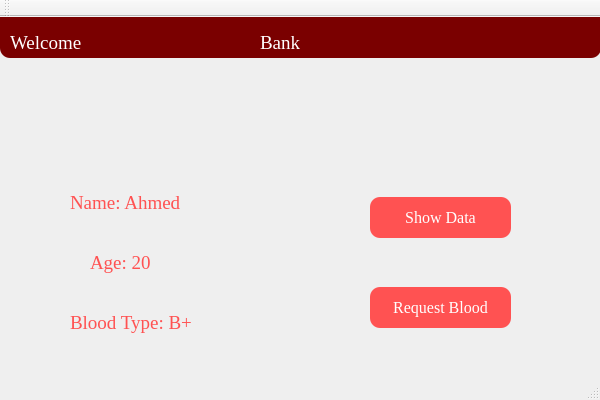
<?xml version="1.0" encoding="UTF-8"?>
<ui version="4.0">
 <class>recipientPageClass</class>
 <widget class="QMainWindow" name="recipientPageClass">
  <property name="geometry">
   <rect>
    <x>0</x>
    <y>0</y>
    <width>600</width>
    <height>400</height>
   </rect>
  </property>
  <property name="windowTitle">
   <string>recipientPage</string>
  </property>
  <widget class="QWidget" name="centralWidget">
   <widget class="QLabel" name="name">
    <property name="geometry">
     <rect>
      <x>70</x>
      <y>160</y>
      <width>121</width>
      <height>51</height>
     </rect>
    </property>
    <property name="font">
     <font>
      <family>Times New Roman</family>
      <pointsize>14</pointsize>
     </font>
    </property>
    <property name="styleSheet">
     <string notr="true">color:#FF5252</string>
    </property>
    <property name="text">
     <string>Name: Ahmed</string>
    </property>
   </widget>
   <widget class="QPushButton" name="requestBloodBtn">
    <property name="geometry">
     <rect>
      <x>370</x>
      <y>270</y>
      <width>141</width>
      <height>41</height>
     </rect>
    </property>
    <property name="palette">
     <palette>
      <active>
       <colorrole role="Button">
        <brush brushstyle="SolidPattern">
         <color alpha="255">
          <red>255</red>
          <green>82</green>
          <blue>82</blue>
         </color>
        </brush>
       </colorrole>
       <colorrole role="ButtonText">
        <brush brushstyle="SolidPattern">
         <color alpha="255">
          <red>255</red>
          <green>255</green>
          <blue>255</blue>
         </color>
        </brush>
       </colorrole>
       <colorrole role="Base">
        <brush brushstyle="SolidPattern">
         <color alpha="255">
          <red>255</red>
          <green>82</green>
          <blue>82</blue>
         </color>
        </brush>
       </colorrole>
       <colorrole role="Window">
        <brush brushstyle="SolidPattern">
         <color alpha="255">
          <red>255</red>
          <green>82</green>
          <blue>82</blue>
         </color>
        </brush>
       </colorrole>
      </active>
      <inactive>
       <colorrole role="Button">
        <brush brushstyle="SolidPattern">
         <color alpha="255">
          <red>255</red>
          <green>82</green>
          <blue>82</blue>
         </color>
        </brush>
       </colorrole>
       <colorrole role="ButtonText">
        <brush brushstyle="SolidPattern">
         <color alpha="255">
          <red>255</red>
          <green>255</green>
          <blue>255</blue>
         </color>
        </brush>
       </colorrole>
       <colorrole role="Base">
        <brush brushstyle="SolidPattern">
         <color alpha="255">
          <red>255</red>
          <green>82</green>
          <blue>82</blue>
         </color>
        </brush>
       </colorrole>
       <colorrole role="Window">
        <brush brushstyle="SolidPattern">
         <color alpha="255">
          <red>255</red>
          <green>82</green>
          <blue>82</blue>
         </color>
        </brush>
       </colorrole>
      </inactive>
      <disabled>
       <colorrole role="Button">
        <brush brushstyle="SolidPattern">
         <color alpha="255">
          <red>255</red>
          <green>82</green>
          <blue>82</blue>
         </color>
        </brush>
       </colorrole>
       <colorrole role="ButtonText">
        <brush brushstyle="SolidPattern">
         <color alpha="255">
          <red>120</red>
          <green>120</green>
          <blue>120</blue>
         </color>
        </brush>
       </colorrole>
       <colorrole role="Base">
        <brush brushstyle="SolidPattern">
         <color alpha="255">
          <red>255</red>
          <green>82</green>
          <blue>82</blue>
         </color>
        </brush>
       </colorrole>
       <colorrole role="Window">
        <brush brushstyle="SolidPattern">
         <color alpha="255">
          <red>255</red>
          <green>82</green>
          <blue>82</blue>
         </color>
        </brush>
       </colorrole>
      </disabled>
     </palette>
    </property>
    <property name="font">
     <font>
      <family>Times New Roman</family>
      <pointsize>12</pointsize>
     </font>
    </property>
    <property name="styleSheet">
     <string notr="true">QPushButton {
    background-color: #FF5252;
     border-radius: 10px;
}

QPushButton:hover {
    background-color: #7A0000;
    border-radius: 10px;
}

QPushButton:pressed {
    background-color: black;
    border-radius: 10px;
}


</string>
    </property>
    <property name="text">
     <string>Request Blood</string>
    </property>
   </widget>
   <widget class="QPushButton" name="showDataBtn">
    <property name="geometry">
     <rect>
      <x>370</x>
      <y>180</y>
      <width>141</width>
      <height>41</height>
     </rect>
    </property>
    <property name="palette">
     <palette>
      <active>
       <colorrole role="Button">
        <brush brushstyle="SolidPattern">
         <color alpha="255">
          <red>255</red>
          <green>82</green>
          <blue>82</blue>
         </color>
        </brush>
       </colorrole>
       <colorrole role="ButtonText">
        <brush brushstyle="SolidPattern">
         <color alpha="255">
          <red>255</red>
          <green>255</green>
          <blue>255</blue>
         </color>
        </brush>
       </colorrole>
       <colorrole role="Base">
        <brush brushstyle="SolidPattern">
         <color alpha="255">
          <red>255</red>
          <green>82</green>
          <blue>82</blue>
         </color>
        </brush>
       </colorrole>
       <colorrole role="Window">
        <brush brushstyle="SolidPattern">
         <color alpha="255">
          <red>255</red>
          <green>82</green>
          <blue>82</blue>
         </color>
        </brush>
       </colorrole>
      </active>
      <inactive>
       <colorrole role="Button">
        <brush brushstyle="SolidPattern">
         <color alpha="255">
          <red>255</red>
          <green>82</green>
          <blue>82</blue>
         </color>
        </brush>
       </colorrole>
       <colorrole role="ButtonText">
        <brush brushstyle="SolidPattern">
         <color alpha="255">
          <red>255</red>
          <green>255</green>
          <blue>255</blue>
         </color>
        </brush>
       </colorrole>
       <colorrole role="Base">
        <brush brushstyle="SolidPattern">
         <color alpha="255">
          <red>255</red>
          <green>82</green>
          <blue>82</blue>
         </color>
        </brush>
       </colorrole>
       <colorrole role="Window">
        <brush brushstyle="SolidPattern">
         <color alpha="255">
          <red>255</red>
          <green>82</green>
          <blue>82</blue>
         </color>
        </brush>
       </colorrole>
      </inactive>
      <disabled>
       <colorrole role="Button">
        <brush brushstyle="SolidPattern">
         <color alpha="255">
          <red>255</red>
          <green>82</green>
          <blue>82</blue>
         </color>
        </brush>
       </colorrole>
       <colorrole role="ButtonText">
        <brush brushstyle="SolidPattern">
         <color alpha="255">
          <red>120</red>
          <green>120</green>
          <blue>120</blue>
         </color>
        </brush>
       </colorrole>
       <colorrole role="Base">
        <brush brushstyle="SolidPattern">
         <color alpha="255">
          <red>255</red>
          <green>82</green>
          <blue>82</blue>
         </color>
        </brush>
       </colorrole>
       <colorrole role="Window">
        <brush brushstyle="SolidPattern">
         <color alpha="255">
          <red>255</red>
          <green>82</green>
          <blue>82</blue>
         </color>
        </brush>
       </colorrole>
      </disabled>
     </palette>
    </property>
    <property name="font">
     <font>
      <family>Times New Roman</family>
      <pointsize>12</pointsize>
     </font>
    </property>
    <property name="styleSheet">
     <string notr="true">QPushButton {
    background-color: #FF5252 ;
     border-radius: 10px;
}

QPushButton:hover {
    background-color: #7A0000;
    border-radius: 10px;
}

QPushButton:pressed {
    background-color: black;
    border-radius: 10px;
}


</string>
    </property>
    <property name="text">
     <string>Show Data</string>
    </property>
   </widget>
   <widget class="QLabel" name="age">
    <property name="geometry">
     <rect>
      <x>90</x>
      <y>220</y>
      <width>121</width>
      <height>51</height>
     </rect>
    </property>
    <property name="font">
     <font>
      <family>Times New Roman</family>
      <pointsize>14</pointsize>
     </font>
    </property>
    <property name="styleSheet">
     <string notr="true">color:#FF5252
</string>
    </property>
    <property name="text">
     <string>Age: 20</string>
    </property>
   </widget>
   <widget class="QLabel" name="bloodType">
    <property name="geometry">
     <rect>
      <x>70</x>
      <y>280</y>
      <width>131</width>
      <height>51</height>
     </rect>
    </property>
    <property name="font">
     <font>
      <family>Times New Roman</family>
      <pointsize>14</pointsize>
     </font>
    </property>
    <property name="styleSheet">
     <string notr="true">color:#FF5252</string>
    </property>
    <property name="text">
     <string>Blood Type: B+</string>
    </property>
   </widget>
   <widget class="QWidget" name="header" native="true">
    <property name="geometry">
     <rect>
      <x>0</x>
      <y>0</y>
      <width>601</width>
      <height>41</height>
     </rect>
    </property>
    <property name="styleSheet">
     <string notr="true">background-color:#7A0000 ;
border-radius: 10px;</string>
    </property>
    <widget class="QLabel" name="name_2">
     <property name="geometry">
      <rect>
       <x>10</x>
       <y>0</y>
       <width>121</width>
       <height>51</height>
      </rect>
     </property>
     <property name="font">
      <font>
       <family>Times New Roman</family>
       <pointsize>14</pointsize>
      </font>
     </property>
     <property name="styleSheet">
      <string notr="true">color:#ffffff</string>
     </property>
     <property name="text">
      <string>Welcome</string>
     </property>
    </widget>
    <widget class="QLabel" name="name_3">
     <property name="geometry">
      <rect>
       <x>260</x>
       <y>0</y>
       <width>61</width>
       <height>51</height>
      </rect>
     </property>
     <property name="font">
      <font>
       <family>Times New Roman</family>
       <pointsize>14</pointsize>
      </font>
     </property>
     <property name="styleSheet">
      <string notr="true">color:#ffffff</string>
     </property>
     <property name="text">
      <string>Bank</string>
     </property>
    </widget>
    <widget class="QWidget" name="header_2" native="true">
     <property name="geometry">
      <rect>
       <x>540</x>
       <y>0</y>
       <width>71</width>
       <height>21</height>
      </rect>
     </property>
     <property name="styleSheet">
      <string notr="true">background-color:#7A0000 ;
border-radius: 10px;</string>
     </property>
    </widget>
    <widget class="QWidget" name="header_3" native="true">
     <property name="geometry">
      <rect>
       <x>-10</x>
       <y>0</y>
       <width>71</width>
       <height>21</height>
      </rect>
     </property>
     <property name="styleSheet">
      <string notr="true">background-color:#7A0000 ;
border-radius: 10px;</string>
     </property>
    </widget>
    <zorder>header_3</zorder>
    <zorder>name_2</zorder>
    <zorder>name_3</zorder>
    <zorder>header_2</zorder>
   </widget>
  </widget>
  <widget class="QMenuBar" name="menuBar">
   <property name="geometry">
    <rect>
     <x>0</x>
     <y>0</y>
     <width>600</width>
     <height>26</height>
    </rect>
   </property>
  </widget>
  <widget class="QToolBar" name="mainToolBar">
   <attribute name="toolBarArea">
    <enum>TopToolBarArea</enum>
   </attribute>
   <attribute name="toolBarBreak">
    <bool>false</bool>
   </attribute>
  </widget>
  <widget class="QStatusBar" name="statusBar"/>
 </widget>
 <layoutdefault spacing="6" margin="11"/>
 <resources/>
 <connections/>
</ui>
